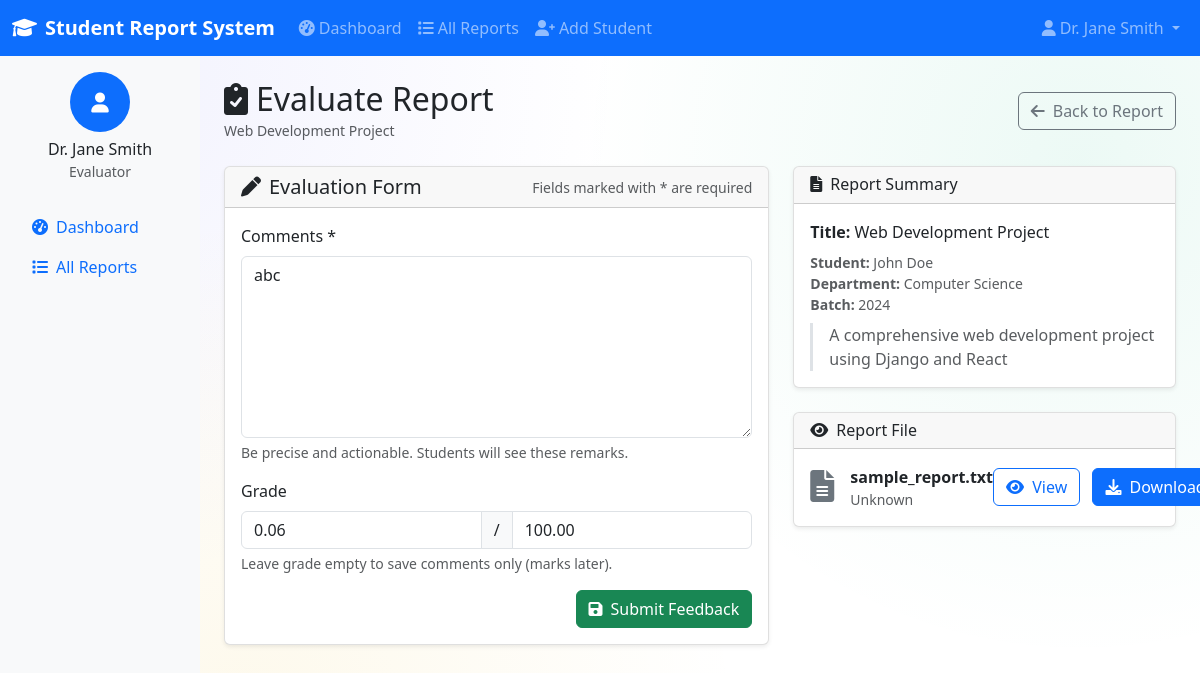
/reports/report/2/feedback/ (signed in), run on the app's committed database.
### accounts/models.py (models this page shows, shortened)
class User(AbstractUser):
    ROLE_CHOICES = [
        ('student', 'Student'),
        ('evaluator', 'Evaluator'),
        ('admin', 'Admin'),
    ]
    role = models.CharField(max_length=20, choices=ROLE_CHOICES, default='student')
    student_id = models.CharField(max_length=20, blank=True, null=True, unique=True)
    department = models.CharField(max_length=100, blank=True, null=True)
    batch = models.CharField(max_length=20, blank=True, null=True)
    phone_number = models.CharField(max_length=15, blank=True, null=True)
    created_at = models.DateTimeField(auto_now_add=True)
    updated_at = models.DateTimeField(auto_now=True)
    @property
    def is_student(self):
        return self.role == 'student'
    @property
    def is_evaluator(self):
        return self.role == 'evaluator'

### reports/models.py (models this page shows, shortened)
class ProjectReport(models.Model):
    STATUS_CHOICES = [
        ('submitted', 'Submitted'),
        ('under_review', 'Under Review'),
        ('evaluated', 'Evaluated'),
        ('rejected', 'Rejected'),
    ]
    title = models.CharField(max_length=200)
    description = models.TextField(blank=True, null=True)
    student = models.ForeignKey(User, on_delete=models.CASCADE, related_name='submitted_reports')
    department = models.CharField(max_length=100)
    batch = models.CharField(max_length=20)
    supervisor = models.CharField(max_length=100, blank=True, null=True)
    report_file = models.FileField(
        upload_to=upload_to_reports,
        validators=[FileExtensionValidator(allowed_extensions=['pdf', 'doc', 'docx', 'txt'])],
        help_text="Upload PDF, DOC, DOCX, or TXT files only"
    )
    status = models.CharField(max_length=20, choices=STATUS_CHOICES, default='submitted')
    submitted_at = models.DateTimeField(auto_now_add=True)
    updated_at = models.DateTimeField(auto_now=True)
    class Meta:
        ordering = ['-submitted_at']
        verbose_name = 'Project Report'
        verbose_name_plural = 'Project Reports'
    @property
    def filename(self):
        return os.path.basename(self.report_file.name)
    @property
    def file_size(self):
        try:
            return f"{self.report_file.size / 1024:.1f} KB"
        except:
            return "Unknown"

class Feedback(models.Model):
    report = models.ForeignKey(ProjectReport, on_delete=models.CASCADE, related_name='feedbacks')
    evaluator = models.ForeignKey(User, on_delete=models.CASCADE, related_name='given_feedbacks')
    comments = models.TextField()
    grade = models.DecimalField(max_digits=5, decimal_places=2, null=True, blank=True)
    max_grade = models.DecimalField(max_digits=5, decimal_places=2, default=100.00)
    created_at = models.DateTimeField(auto_now_add=True)
    updated_at = models.DateTimeField(auto_now=True)
    class Meta:
        ordering = ['-created_at']
        unique_together = ['report', 'evaluator']

### reports/views.py (the view)
# urls.py: path('report/<int:report_id>/feedback/', views.give_feedback, name='give_feedback'),
@login_required
def give_feedback(request, report_id):
    if not request.user.is_evaluator:
        raise Http404("Access denied")
    report = get_object_or_404(ProjectReport, id=report_id)
    feedback, created = Feedback.objects.get_or_create(
        report=report,
        evaluator=request.user,
        defaults={'comments': '', 'grade': None, 'max_grade': 100.00}
    )
    if request.method == 'POST':
        form = FeedbackForm(request.POST, instance=feedback)
        if form.is_valid():
            form.save()
            report.status = 'evaluated' if feedback.grade is not None else 'under_review'
            report.save()
            messages.success(request, 'Feedback submitted successfully!')
            return redirect('reports:report_detail', report_id=report.id)
    else:
        form = FeedbackForm(instance=feedback)
    return render(request, 'reports/give_feedback.html', {
        'form': form,
        'report': report,
        'feedback': feedback,
    })

### reports/forms.py
class FeedbackForm(forms.ModelForm):
    class Meta:
        model = Feedback
        fields = ['comments', 'grade', 'max_grade']
        widgets = {
            'comments': forms.Textarea(attrs={'rows': 6, 'class': 'form-control'}),
            'grade': forms.NumberInput(attrs={'class': 'form-control', 'step': '0.01'}),
            'max_grade': forms.NumberInput(attrs={'class': 'form-control', 'step': '0.01'}),
        }
    def __init__(self, *args, **kwargs):
        super().__init__(*args, **kwargs)
        self.fields['max_grade'].initial = 100.00

### templates/reports/give_feedback.html (shortened to what this page needs)
{% extends 'base/base.html' %}
{% block content %}
<div class="d-flex justify-content-between align-items-center mb-4">
    <div>
        <h2 class="mb-0"><i class="fas fa-clipboard-check me-2"></i>Evaluate Report</h2>
        <small class="text-muted">{{ report.title }}</small>
    </div>
    <a href="{% url 'reports:report_detail' report.id %}" class="btn btn-outline-secondary">
        <i class="fas fa-arrow-left me-2"></i>Back to Report
    </a>
    </div>
<div class="row g-4">
    <div class="col-lg-7">
        <div class="card">
            <div class="card-header d-flex align-items-center justify-content-between">
                <h5 class="card-title mb-0"><i class="fas fa-pen me-2"></i>Evaluation Form</h5>
                <span class="text-muted small">Fields marked with * are required</span>
            </div>
            <div class="card-body">
                <form method="post" novalidate>
                    <div class="mb-3">
                        <label for="{{ form.comments.id_for_label }}" class="form-label">Comments *</label>
                        <textarea
                            class="form-control"
                            name="comments"
                            id="{{ form.comments.id_for_label }}"
                            rows="7"
                            placeholder="Summarize strengths, weaknesses, and specific suggestions for improvement"
                            required
                        >{{ form.comments.value|default:'' }}</textarea>
                        <div class="form-text">Be precise and actionable. Students will see these remarks.</div>
                    </div>
                    <div class="mb-3">
                        <label class="form-label">Grade</label>
                        <div class="input-group">
                            <input
                                type="number"
                                class="form-control"
                                name="grade"
                                id="{{ form.grade.id_for_label }}"
                                value="{{ form.grade.value|default:'' }}"
                                step="0.01"
                                min="0"
                                placeholder="e.g., 85"
                            >
                            <span class="input-group-text">/</span>
                            <input
                                type="number"
                                class="form-control"
                                name="max_grade"
                                id="{{ form.max_grade.id_for_label }}"
                                value="{{ form.max_grade.value|default:'100.00' }}"
                                step="0.01"
                                min="0"
                                placeholder="Max"
                            >
                        </div>
                        <div class="form-text">Leave grade empty to save comments only (marks later).</div>
                    </div>
                    <div class="d-flex gap-2 justify-content-end">
                        <button type="submit" class="btn btn-success">
                            <i class="fas fa-save me-2"></i>Submit Feedback
                        </button>
                    </div>
                </form>
            </div>
        </div>
    </div>
    <div class="col-lg-5">
        <div class="card mb-4">
            <div class="card-header">
                <h6 class="card-title mb-0"><i class="fas fa-file-alt me-2"></i>Report Summary</h6>
            </div>
            <div class="card-body">
                <div class="mb-2"><strong>Title:</strong> {{ report.title }}</div>
                <div class="text-muted small mb-2">
                    <div><strong>Student:</strong> {{ report.student.get_full_name|default:report.student.username }}</div>
                    <div><strong>Department:</strong> {{ report.department }}</div>
                    <div><strong>Batch:</strong> {{ report.batch }}</div>
                </div>
                {% if report.description %}
                <div class="border-start border-3 ps-3 text-muted" style="white-space:pre-line;">{{ report.description|truncatewords:45 }}</div>
                {% endif %}
            </div>
        </div>
        <div class="card">
            <div class="card-header">
                <h6 class="card-title mb-0"><i class="fas fa-eye me-2"></i>Report File</h6>
            </div>
            <div class="card-body d-flex justify-content-between align-items-center">
                <div class="d-flex align-items-center">
                    <div class="me-3">
                        {% if report.filename|slice:"-4:" == ".pdf" %}
                            <i class="fas fa-file-pdf fa-2x text-danger"></i>
                        {% elif report.filename|slice:"-4:" == ".doc" or report.filename|slice:"-5:" == ".docx" %}
                            <i class="fas fa-file-word fa-2x text-primary"></i>
                        {% else %}
                            <i class="fas fa-file-alt fa-2x text-secondary"></i>
                        {% endif %}
                    </div>
                    <div>
                        <div class="fw-semibold">{{ report.filename }}</div>
                        <div class="text-muted small">{{ report.file_size }}</div>
                    </div>
                </div>
                <div class="text-nowrap">
                    <a href="{% url 'reports:view_report' report.id %}" class="btn btn-outline-primary me-2" target="_blank">
                        <i class="fas fa-eye me-1"></i> View
                    </a>
                    <a href="{{ report.report_file.url }}" class="btn btn-primary" download>
                        <i class="fas fa-download me-1"></i> Download
                    </a>
                </div>
            </div>
        </div>
    </div>
</div>
{% endblock %}

### templates/base/base.html (shortened to what this page needs)
<!DOCTYPE html>
<html lang="en">
<head>
    <link href="https://cdn.jsdelivr.net/npm/bootstrap@5.3.0/dist/css/bootstrap.min.css" rel="stylesheet">
    <link href="https://cdnjs.cloudflare.com/ajax/libs/font-awesome/6.0.0/css/all.min.css" rel="stylesheet">
</head>
<body>
    <nav class="navbar navbar-expand-lg navbar-dark bg-primary">
        <div class="container-fluid">
            <a class="navbar-brand" href="{% url 'accounts:home' %}">
                <i class="fas fa-graduation-cap me-2"></i>Student Report System
            </a>
            {% if user.is_authenticated %}
            <div class="collapse navbar-collapse" id="navbarNav">
                <ul class="navbar-nav me-auto">
                    {% if user.is_student %}
                        <li class="nav-item">
                            <a class="nav-link" href="{% url 'reports:student_dashboard' %}">
                                <i class="fas fa-tachometer-alt me-1"></i>Dashboard
                            </a>
                        </li>
                        <li class="nav-item">
                            <a class="nav-link" href="{% url 'reports:submit_report' %}">
                                <i class="fas fa-upload me-1"></i>Submit Report
                            </a>
                        </li>
                    {% elif user.is_evaluator %}
                        <li class="nav-item">
                            <a class="nav-link" href="{% url 'reports:evaluator_dashboard' %}">
                                <i class="fas fa-tachometer-alt me-1"></i>Dashboard
                            </a>
                        </li>
                        <li class="nav-item">
                            <a class="nav-link" href="{% url 'reports:all_reports' %}">
                                <i class="fas fa-list me-1"></i>All Reports
                            </a>
                        </li>
                        <li class="nav-item">
                            <a class="nav-link" href="{% url 'reports:evaluator_add_student' %}">
                                <i class="fas fa-user-plus me-1"></i>Add Student
                            </a>
                        </li>
                    {% endif %}
                </ul>
                <ul class="navbar-nav">
                    <li class="nav-item dropdown">
                        <a class="nav-link dropdown-toggle" href="#" id="navbarDropdown" role="button" data-bs-toggle="dropdown">
                            <i class="fas fa-user me-1"></i>{{ user.get_full_name|default:user.username }}
                        </a>
                    </li>
                </ul>
            </div>
            {% endif %}
        </div>
    </nav>
    <div class="container-fluid">
        <div class="row">
            {% if user.is_authenticated %}
            <div class="col-md-3 col-lg-2 sidebar p-3">
                <div class="text-center mb-4">
                    <div class="bg-primary text-white rounded-circle d-inline-flex align-items-center justify-content-center" style="width: 60px; height: 60px;">
                        <i class="fas fa-user fa-lg"></i>
                    </div>
                    <h6 class="mt-2 mb-0">{{ user.get_full_name|default:user.username }}</h6>
                    <small class="text-muted">{{ user.get_role_display }}</small>
                </div>
                <nav class="nav flex-column">
                    {% if user.is_student %}
                        <a class="nav-link" href="{% url 'reports:student_dashboard' %}">
                            <i class="fas fa-tachometer-alt me-2"></i>Dashboard
                        </a>
                        <a class="nav-link" href="{% url 'reports:submit_report' %}">
                            <i class="fas fa-upload me-2"></i>Submit Report
                        </a>
                    {% elif user.is_evaluator %}
                        <a class="nav-link" href="{% url 'reports:evaluator_dashboard' %}">
                            <i class="fas fa-tachometer-alt me-2"></i>Dashboard
                        </a>
                        <a class="nav-link" href="{% url 'reports:all_reports' %}">
                            <i class="fas fa-list me-2"></i>All Reports
                        </a>
                    {% endif %}
                </nav>
            </div>
            <div class="col-md-9 col-lg-10 main-content p-4">
            {% else %}
            <div class="col-12 main-content p-4">
            {% endif %}
                {% block content %}{% endblock %}
            </div>
        </div>
    </div>
</body>
</html>

### templates/base/base.html (style rules this page uses)
.navbar-brand { font-weight: bold; }
.sidebar { min-height: calc(100vh - 56px); background-color: #f8f9fa; }
.main-content { min-height: calc(100vh - 56px); }
.card { box-shadow: 0 0.125rem 0.25rem rgba(0, 0, 0, 0.075); border: 1px solid rgba(0, 0, 0, 0.125); }
body { background: radial-gradient(1250px circle at 10% 10%, rgba(99, 102, 241, 0.08), transparent 40%), radial-gradient(1250px circle at 90% 20%, rgba(16, 185, 129, 0.08), transparent 40%), radial-gradient(1250px circle at 20% 90%, rgba(234, 179, 8, 0.08), transparent 40%); background-attachment: fixed; }

### data on the page
User: get_full_name "Dr. Jane Smith", role "Evaluator"
ProjectReport: title "Web Development Project", student.get_full_name "John Doe", department "Computer Science", batch "2024", description "A comprehensive web development project using Django and React", filename "sample_report.txt", file_size "Unknown"
Feedback: comments "abc", grade "0.06", max_grade "100.00"
